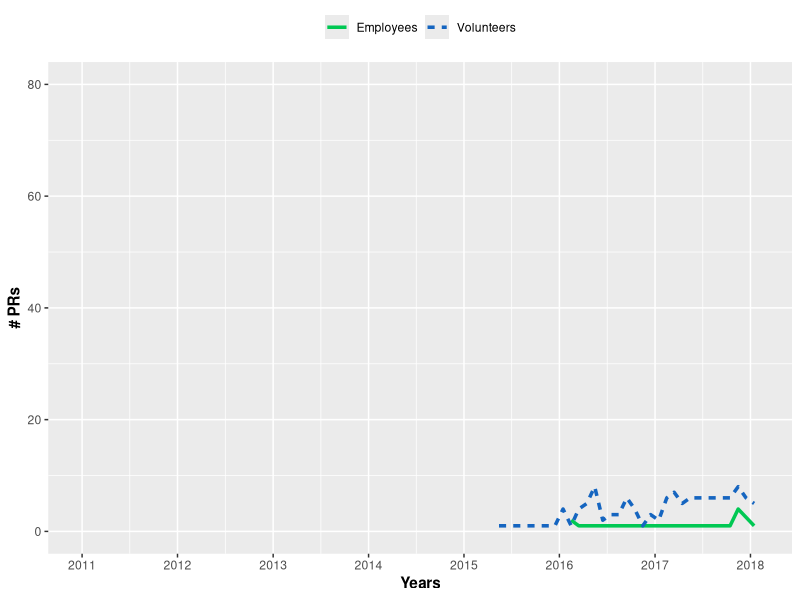
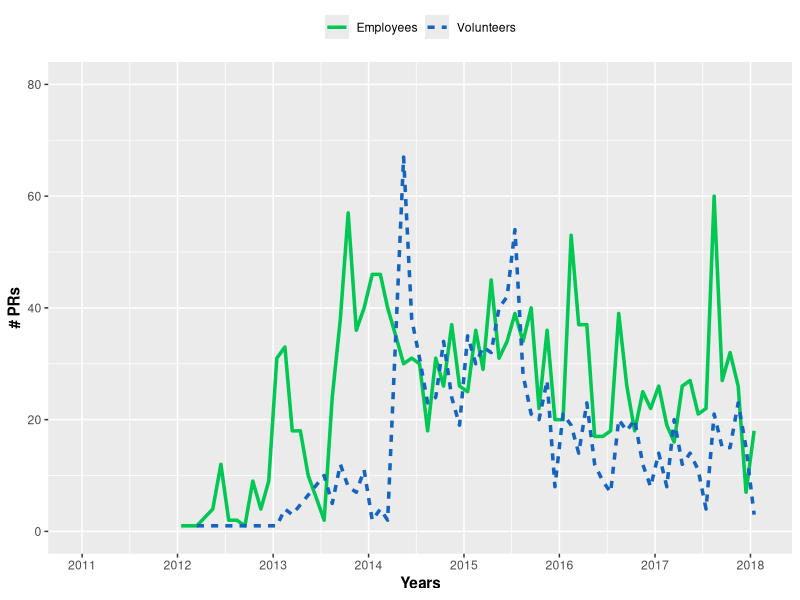
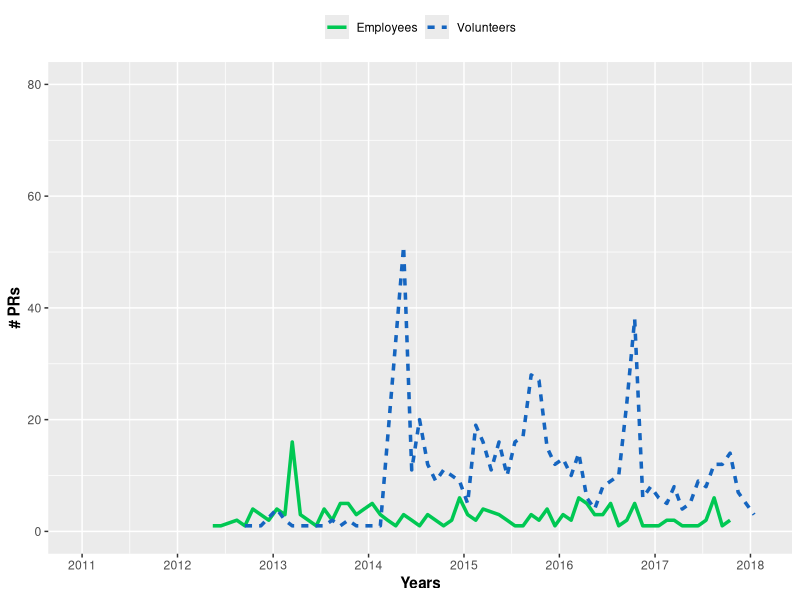

Generate these figures, in order, with R:
# install.packages("ggplot2")
# install.packages("reshape2")
# install.packages("scales")
library(ggplot2)
library(reshape2)
library(scales)

setwd("/home/fronchetti/Documentos/JBCS-2018") # Working directory

##################
# PULL REQUESTS  #
#   PER MONTH    #
##################
# File type: EPS
# Chart type: Time series (Line)
# W: 600 H: 400

# Change the path according to the project
pulls_per_month <- read.csv("Dataset/atom/pull_requests_per_month.csv", colClasses=c("Date",NA, NA, NA))

data <- subset(pulls_per_month, pull_type == "opened")
ggplot(data, aes(x=month, y=pull_amount, colour=user_type, group=user_type)) +
  scale_x_date(breaks = date_breaks("years"), labels = date_format("%Y"), limits = as.Date(c('2011-01-01','2018-02-01'))) + ylim(0, 80) + 
  geom_line(size=1.2, aes(linetype = user_type)) + scale_color_manual(values=c("#00C853", "#1565C0")) + 
  labs(x = "Years", y = "# PRs") + theme(axis.title.x = element_text(face="bold"), axis.title.y = element_text(face="bold"), legend.title=element_blank(), legend.position="top")

data <- subset(pulls_per_month, pull_type == "merged")
ggplot(data, aes(x=month, y=pull_amount, colour=user_type, group=user_type)) +
  scale_x_date(breaks = date_breaks("years"), labels = date_format("%Y"), limits = as.Date(c('2011-01-01','2018-02-01'))) + ylim(0, 80) + 
  geom_line(size=1.2, aes(linetype = user_type)) + scale_color_manual(values=c("#00C853", "#1565C0")) + 
  labs(x = "Years", y = "# PRs") + theme(axis.title.x = element_text(face="bold"), axis.title.y = element_text(face="bold"), legend.title=element_blank(), legend.position="top")

data <- subset(pulls_per_month, pull_type == "closed")
ggplot(data, aes(x=month, y=pull_amount, colour=user_type, group=user_type)) +
  scale_x_date(breaks = date_breaks("years"), labels = date_format("%Y"), limits = as.Date(c('2011-01-01','2018-02-01'))) + ylim(0, 80) + 
  geom_line(size=1.2, aes(linetype = user_type)) + scale_color_manual(values=c("#00C853", "#1565C0")) + 
  labs(x = "Years", y = "# PRs") + theme(axis.title.x = element_text(face="bold"), axis.title.y = element_text(face="bold"), legend.title=element_blank(), legend.position="top")

##################
# PULL REQUESTS  #
#    SUMMARY     #
##################
# File type: EPS
# Chart type: Boxplot
# W: ? H: ?

pulls_summary <- read.csv("Dataset/atom/pull_requests_summary.csv", colClasses=c(NA, NA, NA, NA, NA, NA, "Date", NA, NA, NA))
